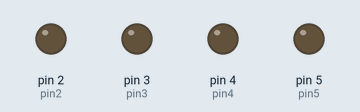
A sketch run on a simulated Arduino Uno, built with avr-gcc and run on an emulated ATmega328P. Shown: output pins drawn as LEDs (lit = HIGH).

Above: at 0.3 s.
At 1.8 s:
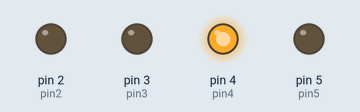
At 3.3 s:
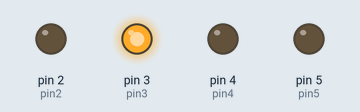
At 7.1 s:
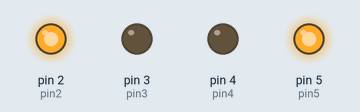
At 10.8 s:
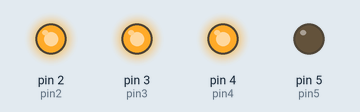
At 14.6 s:
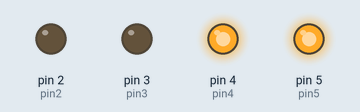
Timing chart, 0 to 15.6 s (numbered marks = the images above):
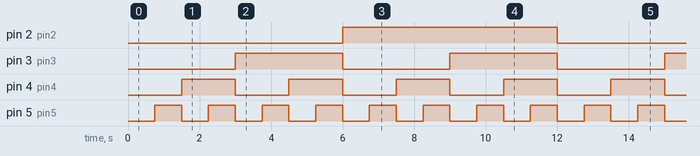

Measured:
- by itself, pin 2 (pin2): alternates HIGH for 6.0 s and LOW for 6.0 s
- by itself, pin 3 (pin3): alternates HIGH for 3.0 s and LOW for 3.0 s
- by itself, pin 4 (pin4): alternates HIGH for 1.5 s and LOW for 1.5 s
- by itself, pin 5 (pin5): alternates HIGH for 0.75 s and LOW for 0.75 s

The sketch:

Binary-Counter.ino
```cpp
int pin2 = 2;
int pin3 = 3;
int pin4 = 4;
int pin5 = 5;
int counterDelay = 750;

void setup() {
  pinMode(pin2, OUTPUT);
  pinMode(pin3, OUTPUT);
  pinMode(pin4, OUTPUT);
  pinMode(pin5, OUTPUT);
}

void loop() {
  //0
  digitalWrite(pin2, LOW);
  digitalWrite(pin3, LOW);
  digitalWrite(pin4, LOW);
  digitalWrite(pin5, LOW);
  delay(counterDelay);

  //1
  digitalWrite(pin2, LOW);
  digitalWrite(pin3, LOW);
  digitalWrite(pin4, LOW);
  digitalWrite(pin5, HIGH);
  delay(counterDelay);

  //2
  digitalWrite(pin2, LOW);
  digitalWrite(pin3, LOW);
  digitalWrite(pin4, HIGH);
  digitalWrite(pin5, LOW);
  delay(counterDelay);

  //3
  digitalWrite(pin2, LOW);
  digitalWrite(pin3, LOW);
  digitalWrite(pin4, HIGH);
  digitalWrite(pin5, HIGH);
  delay(counterDelay);

  //4
  digitalWrite(pin2, LOW);
  digitalWrite(pin3, HIGH);
  digitalWrite(pin4, LOW);
  digitalWrite(pin5, LOW);
  delay(counterDelay);

  //5
  digitalWrite(pin2, LOW);
  digitalWrite(pin3, HIGH);
  digitalWrite(pin4, LOW);
  digitalWrite(pin5, HIGH);
  delay(counterDelay);

  //6
  digitalWrite(pin2, LOW);
  digitalWrite(pin3, HIGH);
  digitalWrite(pin4, HIGH);
  digitalWrite(pin5, LOW);
  delay(counterDelay);

  //7
  digitalWrite(pin2, LOW);
  digitalWrite(pin3, HIGH);
  digitalWrite(pin4, HIGH);
  digitalWrite(pin5, HIGH);
  delay(counterDelay);

  //8
  digitalWrite(pin2, HIGH);
  digitalWrite(pin3, LOW);
  digitalWrite(pin4, LOW);
  digitalWrite(pin5, LOW);
  delay(counterDelay);

  //9
  digitalWrite(pin2, HIGH);
  digitalWrite(pin3, LOW);
  digitalWrite(pin4, LOW);
  digitalWrite(pin5, HIGH);
  delay(counterDelay);

  //10
  digitalWrite(pin2, HIGH);
  digitalWrite(pin3, LOW);
  digitalWrite(pin4, HIGH);
  digitalWrite(pin5, LOW);
  delay(counterDelay);

  //11
  digitalWrite(pin2, HIGH);
  digitalWrite(pin3, LOW);
  digitalWrite(pin4, HIGH);
  digitalWrite(pin5, HIGH);
  delay(counterDelay);

  //12
  digitalWrite(pin2, HIGH);
  digitalWrite(pin3, HIGH);
  digitalWrite(pin4, LOW);
  digitalWrite(pin5, LOW);
  delay(counterDelay);

  //13
  digitalWrite(pin2, HIGH);
  digitalWrite(pin3, HIGH);
  digitalWrite(pin4, LOW);
  digitalWrite(pin5, HIGH);
  delay(counterDelay);

  //14
  digitalWrite(pin2, HIGH);
  digitalWrite(pin3, HIGH);
  digitalWrite(pin4, HIGH);
  digitalWrite(pin5, LOW);
  delay(counterDelay);

  //15
  digitalWrite(pin2, HIGH);
  digitalWrite(pin3, HIGH);
  digitalWrite(pin4, HIGH);
  digitalWrite(pin5, HIGH);
  delay(counterDelay);
}
```
